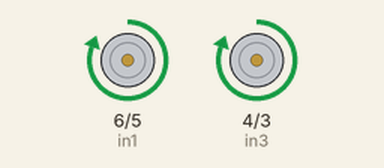
Bench run of a sketch on a simulated Arduino Uno, built with avr-gcc and run on an emulated ATmega328P. Shown: motor-driver pin pairs drawn as motors (green arrow = first pin HIGH = forward, orange = second pin HIGH = backward, longer = more drive, scaled by the enable pin).

Above: at 1.5 s.
At 8.2 s:
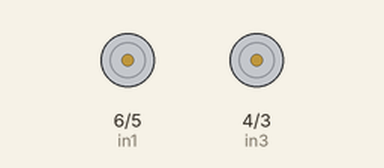
At 24.7 s:
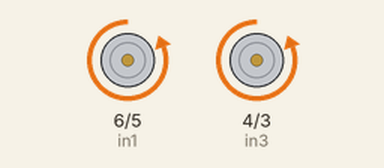
Timing chart, 0 to 26.3 s (numbered marks = the images above):
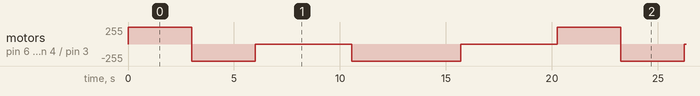

The sketch:

seguidor.ino
```cpp
/*void setup() {
  Serial.begin(9600);//obligatorio iniciar el serial.


 pinMode(A0, INPUT); // declarar input para recibir datos de sensores
 pinMode(A1, INPUT);
 pinMode(A2, INPUT);
 pinMode(A3, INPUT);
 pinMode(A4, INPUT);
 pinMode(A5, INPUT);
}

void loop() {
  Serial.print("sensor:\t");
  Serial.print(analogRead(A0));// imprime en el monitor serial el sensor 1.
  Serial.print("\t"); //tabula
  Serial.print(analogRead(A1));// imprime en el monitor serial el sensor 1.
  Serial.print("\t"); //tabula
  Serial.print(analogRead(A2));// imprime en el monitor serial el sensor 1.
  Serial.print("\t"); //tabula
  Serial.print(analogRead(A3));// imprime en el monitor serial el sensor 1.
  Serial.print("\t"); //tabula
  Serial.print(analogRead(A4));// imprime en el monitor serial el sensor 1.
  Serial.print("\t"); //tabula
  Serial.println(analogRead(A5));// imprime en el monitor serial el sensor 1.  //acá imprimir cada uno de los sensores, si no estoy mal se hace analogicamente, para que lo tenga en cuenta.
}


*/
// Motor A
int enA = 7; // Pin Habilita motor A - PWM
int in1 = 6;  // Pin Controla el sentido de giro
int in2 = 5; // // Pin Controla el sentido de giro

// Motor B
int enB = 2;
int in3 = 4;
int in4 = 3;

void setup()
{
  // Configura todos los pines como salidas
  pinMode(enA, OUTPUT);
  pinMode(enB, OUTPUT);
  pinMode(in1, OUTPUT);
  pinMode(in2, OUTPUT);
  pinMode(in3, OUTPUT);
  pinMode(in4, OUTPUT);
}


void PruebaOne()
{
  // Esta prueba gira ambos motores en ambas direcciones a una velocidad fija
  // Gira el motor A en sentido horario
  digitalWrite(in1, HIGH);
  digitalWrite(in2, LOW);
  // Setea la velocidad a 200 en el rango posible de 0~255
  analogWrite(enA,200);
  // Gira el motor B en sentido horario
  digitalWrite(in3, HIGH);
  digitalWrite(in4, LOW);
  // Setea la velocidad a 200 en el rango posible de 0~255
  analogWrite(enB, 200);
  delay(3000); // Giramos los motores por 3 segundos

  // Ahora cambiamos el sentido de giro de los motores
  digitalWrite(in1, LOW);
  digitalWrite(in2, HIGH);
  digitalWrite(in3, LOW);
  digitalWrite(in4, HIGH);
  delay(3000); // Giramos los motores por 3 segundos

  // Ahora apagamos los motores
  digitalWrite(in1,LOW);
  digitalWrite(in2,LOW);
  digitalWrite(in3,LOW);
  digitalWrite(in4,LOW);
}

void PruebaTwo()
{
  // En esta prueba giramos los motores en un rango posible de velocidad
  // Usamos PWM para enviar analogWrite() y controlar la maxima velocidad posible

  // Giramos los motores en un sentido
  digitalWrite(in1, LOW);
  digitalWrite(in2, HIGH);
  digitalWrite(in3, LOW);
  digitalWrite(in4, HIGH);

  // Aceleramos desde Cero a la velocidad maxima
  for (int i = 0; i < 256; i++)
  {
    analogWrite(enA, i);
    analogWrite(enB, i);
    delay(20);
  }
  // Desaceleramos desde la velocidad maxima a Cero
  for (int i = 255; i >= 0; --i)
  {
    analogWrite(enA, i);
    analogWrite(enB, i);
    delay(20);
  }
  // Apagamos los motores
  digitalWrite(in1,LOW);
  digitalWrite(in2,LOW);
  digitalWrite(in3,LOW);
  digitalWrite(in4,LOW);
}
void loop()
{
  PruebaOne();
  delay(2000);
  PruebaTwo();
  delay(2000);
}
```

Measured:
- by itself, motor on pin 6 (in1) / pin 5 (in2), motor on pin 4 (in3) / pin 3 (in4): repeats every 20.3 s: backward 255/255 3.0 s, stopped 4.6 s, backward 255/255 5.1 s, stopped 4.6 s, forward 255/255 3.0 s
